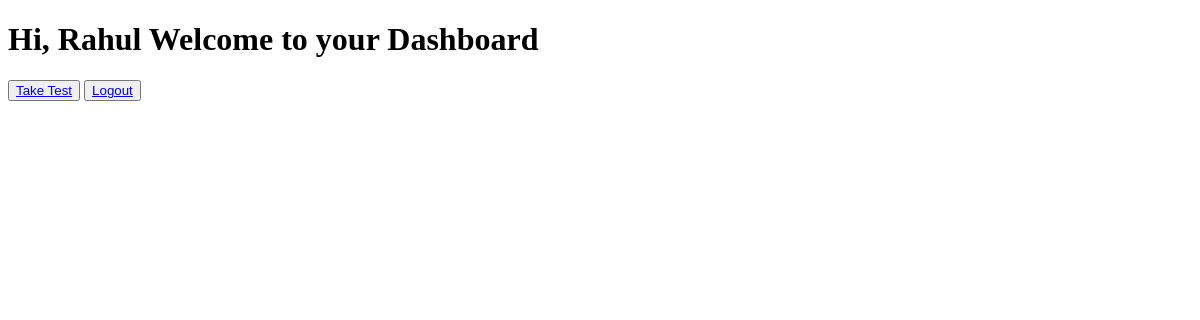
The page /accounts/dashboard/ (signed in) on the database as committed earlier.
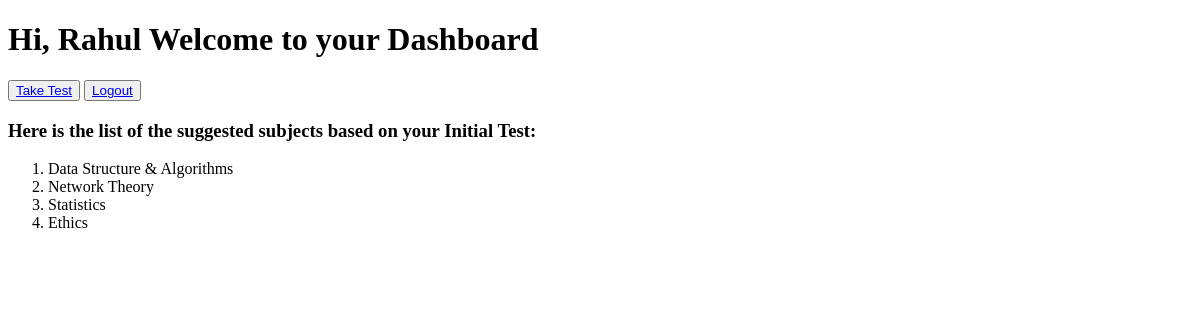
The same page on the database as committed later.
### subjects/models.py (models this page shows)
class subject(models.Model):
    subject_name = models.CharField(max_length=200)
    organised = models.BooleanField(default=False)
    stubborn = models.BooleanField(default=False)
    introvert = models.BooleanField(default=False)
    extrovert = models.BooleanField(default=False)
    agreeable = models.BooleanField(default=False)
    passive = models.BooleanField(default=False)
    creative = models.BooleanField(default=False)
    unpredictable = models.BooleanField(default=False)
    neurotic = models.BooleanField(default=False)
    versatility = models.BooleanField(default=False)
    regularity = models.BooleanField(default=False)
    efficiency = models.BooleanField(default=False)
    teamwork = models.BooleanField(default=False)
    memory = models.BooleanField(default=False)
    psa = models.BooleanField(default=False)
    business = models.BooleanField(default=False)
    management = models.BooleanField(default=False)
    technical = models.BooleanField(default=False)
    entrepreneur = models.BooleanField(default=False)
    path_finding = models.BooleanField(default=False)
    space = models.BooleanField(default=False)
    data_handling = models.BooleanField(default=False)

### accounts/views.py (the view)
# urls.py: path('dashboard/', views.dashboard, name="dashboard"),
def dashboard(request):
    user_id = request.user.id
    if suggested_subject.objects.filter(student_id=user_id).exists():
        global_map = {}
        student_data = student_score.objects.filter(student_id=user_id).values()[0]
        del student_data['id']
        del student_data['student_id']
        for ele in list(student_data):
            if student_data[ele] == False:
                student_data.pop(ele)
        n = len(subject.objects.values())
        for i in range(1, n + 1):
            subject_data = subject.objects.filter(id=i).values()[0]
            del subject_data['id']
            del subject_data['subject_name']
            all_keys = list(student_data.keys())
            counter1 = 0
            for ele in all_keys:
                if subject_data[ele]:
                    counter1 += 1
            global_map[subject.objects.filter(id=i).values()[0]['subject_name']] = counter1
        global_map = dict(sorted(global_map.items(), key=operator.itemgetter(1)))
        global_arr = list(global_map.keys())
        global_arr.reverse()
        return render(request, 'dashboard.html', {'subject': global_arr[:4]})
    else:
        return render(request, 'dashboard.html')

### templates/dashboard.html (shortened to what this page needs)
<!DOCTYPE html>
<html lang="en">
<head>
</head>
<body>
    {% if user.is_authenticated %}
    <h1>Hi, {{ user.first_name }} Welcome to your Dashboard </h1>
    <button><a href="/init_test/take_test">Take Test</a></button>
    <button><a href="/accounts/logout">Logout</a></button>
    {% else %}
    <button><a href="/accounts/register">Register</a></button>
    <button><a href="/accounts/login">Login</a></button>
    {% endif %}
    {% if subject %}
        <h3>Here is the list of the suggested subjects based on your Initial Test:</h3>
        <ol type="1">
        {% for i in subject %}
            <li>{{ i }}</li>
        {% endfor %}
         </ol>
    {% endif %}
</body>
</html>

Rows that differ between the two databases and show on the page:
added subject: subject "Data Structure & Algorithms"
added subject: subject "Network Theory"
added subject: subject "Statistics"
added subject: subject "Ethics"
Other text that changed with them:
text now shown: "Here is the list of the suggested subjects based on your Initial Test:"
